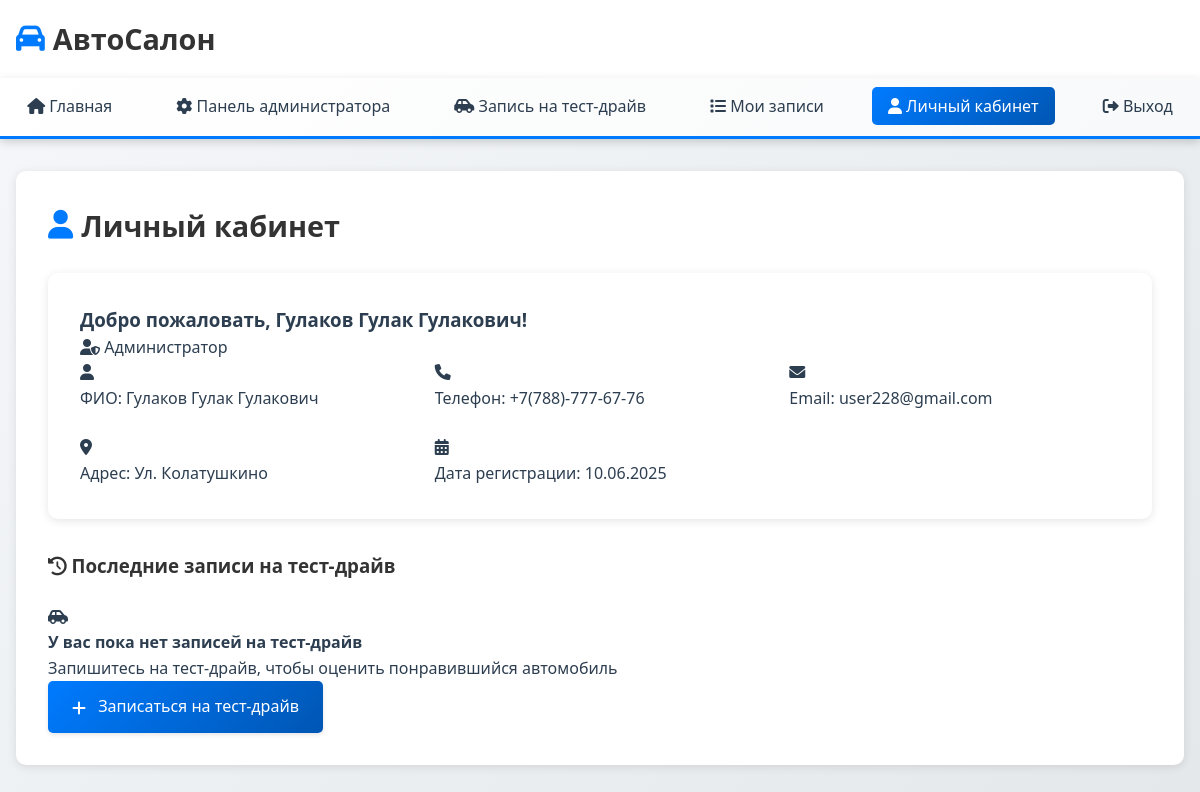
Screenshot of /lk.php (signed in) with the database file from the repository.
### tables this page shows
CREATE TABLE `users` (
  `id` int(11) NOT NULL,
  `login` varchar(255) NOT NULL,
  `password` varchar(255) NOT NULL,
  `fio` varchar(255) NOT NULL,
  `phone` varchar(255) NOT NULL,
  `email` varchar(255) NOT NULL,
  `address` varchar(255) NOT NULL,
  `role_id` int(11) NOT NULL DEFAULT '1'
);

### lk.php (the view, shortened to what this page needs)
<?php
include_once("db.php");
$user_id = $_SESSION['user_id'];
$query = "SELECT * FROM users WHERE id = '$user_id'";
$result = mysqli_query($link, $query);
$user = mysqli_fetch_assoc($result);
$test_drives_query = "SELECT * FROM test_drive WHERE user_id = '$user_id' ORDER BY created_at DESC LIMIT 3";
$test_drives_result = mysqli_query($link, $test_drives_query);
?>
<!DOCTYPE html>
<html lang="ru">
<head>
    <link rel="stylesheet" href="style.css">
    <link rel="stylesheet" href="https://cdnjs.cloudflare.com/ajax/libs/font-awesome/6.0.0/css/all.min.css">
</head>
<body>
    <header>
        <div class="header-content">
            <h1><i class="fas fa-car"></i> АвтоСалон</h1>
        </div>
        <nav>
            <ul>
                <li><a href="main.php"><i class="fas fa-home"></i> Главная</a></li>
                <?php if(isset($_SESSION['role_id']) && $_SESSION['role_id'] == '2'): ?>
                <li><a href="admin.php"><i class="fas fa-cog"></i> Панель администратора</a></li>
                <?php endif; ?>
                <li><a href="test_drive.php"><i class="fas fa-car-side"></i> Запись на тест-драйв</a></li>
                <li><a href="my_test_drives.php"><i class="fas fa-list"></i> Мои записи</a></li>
                <li><a href="lk.php" class="active"><i class="fas fa-user"></i> Личный кабинет</a></li>
                <li><a href="logout.php"><i class="fas fa-sign-out-alt"></i> Выход</a></li>
            </ul>
        </nav>
    </header>
    <main>
        <div class="container">
            <div class="page-header">
                <h2><i class="fas fa-user"></i> Личный кабинет</h2>
            </div>
            <div class="profile-section">
                <div class="welcome-block">
                    <h3>Добро пожаловать, <?php echo htmlspecialchars($user['fio']); ?>!</h3>
                    <span class="user-role">
                        <?php if($user['role_id'] == 2): ?>
                            <i class="fas fa-user-shield"></i> Администратор
                        <?php else: ?>
                            <i class="fas fa-user"></i> Пользователь
                        <?php endif; ?>
                    </span>
                </div>
                <div class="info-grid">
                    <div class="info-card">
                        <i class="fas fa-user"></i>
                        <div class="info-content">
                            <span class="info-label">ФИО:</span>
                            <span class="info-value"><?php echo htmlspecialchars($user['fio']); ?></span>
                        </div>
                    </div>
                    <div class="info-card">
                        <i class="fas fa-phone"></i>
                        <div class="info-content">
                            <span class="info-label">Телефон:</span>
                            <span class="info-value"><?php echo htmlspecialchars($user['phone']); ?></span>
                        </div>
                    </div>
                    <div class="info-card">
                        <i class="fas fa-envelope"></i>
                        <div class="info-content">
                            <span class="info-label">Email:</span>
                            <span class="info-value"><?php echo htmlspecialchars($user['email']); ?></span>
                        </div>
                    </div>
                    <div class="info-card">
                        <i class="fas fa-map-marker-alt"></i>
                        <div class="info-content">
                            <span class="info-label">Адрес:</span>
                            <span class="info-value"><?php echo htmlspecialchars($user['address']); ?></span>
                        </div>
                    </div>
                    <div class="info-card">
                        <i class="fas fa-calendar-alt"></i>
                        <div class="info-content">
                            <span class="info-label">Дата регистрации:</span>
                            <span class="info-value"><?php echo date('d.m.Y'); ?></span>
                        </div>
                    </div>
                </div>
            </div>
            <div class="recent-test-drives">
                <h3><i class="fas fa-history"></i> Последние записи на тест-драйв</h3>
                <?php if(mysqli_num_rows($test_drives_result) > 0): ?>
                    <div class="test-drives-grid">
                        <?php while($row = mysqli_fetch_assoc($test_drives_result)): ?>
                            <div class="test-drive-card">
                                <div class="test-drive-header">
                                    <h4><i class="fas fa-car"></i> <?php echo htmlspecialchars($row['car_brand'] . ' ' . $row['car_model']); ?></h4>
                                    <span class="status-badge <?php echo strtolower($row['status']); ?>">
                                        <?php echo htmlspecialchars($row['status']); ?>
                                    </span>
                                </div>
                                <div class="test-drive-info">
                                    <p><i class="fas fa-calendar"></i> Дата: <?php echo date('d.m.Y', strtotime($row['preferred_date'])); ?></p>
                                    <p><i class="fas fa-clock"></i> Время: <?php echo date('H:i', strtotime($row['preferred_time'])); ?></p>
                                </div>
                            </div>
                        <?php endwhile; ?>
                    </div>
                    <div class="text-center">
                        <a href="my_test_drives.php" class="btn btn-secondary">
                            <i class="fas fa-list"></i> Все записи
                        </a>
                    </div>
                <?php else: ?>
                    <div class="empty-state">
                        <i class="fas fa-car-side"></i>
                        <h4>У вас пока нет записей на тест-драйв</h4>
                        <p>Запишитесь на тест-драйв, чтобы оценить понравившийся автомобиль</p>
                        <a href="test_drive.php" class="btn btn-primary">
                            <i class="fas fa-plus"></i> Записаться на тест-драйв
                        </a>
                    </div>
                <?php endif; ?>
            </div>
        </div>
    </main>
</body>
</html>

### style.css (style rules this page uses)
* { margin: 0; padding: 0; box-sizing: border-box; }
body { font-family: 'Segoe UI', Tahoma, Geneva, Verdana, sans-serif; line-height: 1.6; color: #2c3e50; background: linear-gradient(135deg, #f5f7fa 0%, #e4e8eb 100%); min-height: 100vh; }
header { background: #fff; box-shadow: 0 2px 10px rgba(0, 0, 0, 0.1); position: sticky; top: 0; z-index: 1000; }
.header-content { max-width: 1200px; margin: 0 auto; padding: 1rem; display: flex; justify-content: space-between; align-items: center; }
header h1 { font-size: 1.8rem; color: #333; display: flex; align-items: center; gap: 0.5rem; }
header h1 i { color: #007bff; }
nav { background: linear-gradient(135deg, #ffffff 0%, #f8f9fa 100%); padding: 1rem 0; box-shadow: 0 2px 10px rgba(0, 0, 0, 0.1); border-bottom: 3px solid #007bff; }
nav ul { list-style: none; display: flex; justify-content: center; gap: 2rem; margin: 0; padding: 0; }
nav a { color: #2c3e50; text-decoration: none; font-weight: 500; padding: 0.5rem 1rem; border-radius: 5px; transition: all 0.3s ease; position: relative; }
nav a.active { background: linear-gradient(135deg, #007bff 0%, #0056b3 100%); color: #fff; }
main { max-width: 1200px; margin: 2rem auto; padding: 0 1rem; }
.container { background: #fff; border-radius: 10px; box-shadow: 0 2px 10px rgba(0, 0, 0, 0.1); padding: 2rem; margin-bottom: 2rem; }
h2 { font-size: 1.8rem; color: #333; margin-bottom: 1.5rem; display: flex; align-items: center; gap: 0.5rem; }
h2 i { color: #007bff; }
.btn { display: inline-block; padding: 0.8rem 1.5rem; background: linear-gradient(135deg, #007bff 0%, #0056b3 100%); color: #fff; border: none; border-radius: 5px; font-size: 1rem; font-weight: 500; text-decoration: none; cursor: pointer; transition: all 0.3s ease; text-align: center; box-shadow: 0 2px 4px rgba(0, 0, 0, 0.1); }
.btn i { margin-right: 8px; font-size: 1rem; vertical-align: middle; }
@media (max-width: 1200px) { .header-content { padding: 1rem; } }

### lk.php (style rules this page uses)
.profile-section { background: #fff; border-radius: 10px; box-shadow: 0 2px 10px rgba(0,0,0,0.1); padding: 2rem; margin-bottom: 2rem; }
.info-grid { display: grid; grid-template-columns: repeat(auto-fit, minmax(250px, 1fr)); gap: 1.5rem; }
.recent-test-drives { margin-top: 2rem; }
.recent-test-drives h3 { margin-bottom: 1.5rem; color: #333; }

### rows the page displays
users: fio "Гулаков Гулак Гулакович", phone "+7(788)-777-67-76", email "user228@gmail.com", address "Ул. Колатушкино"
